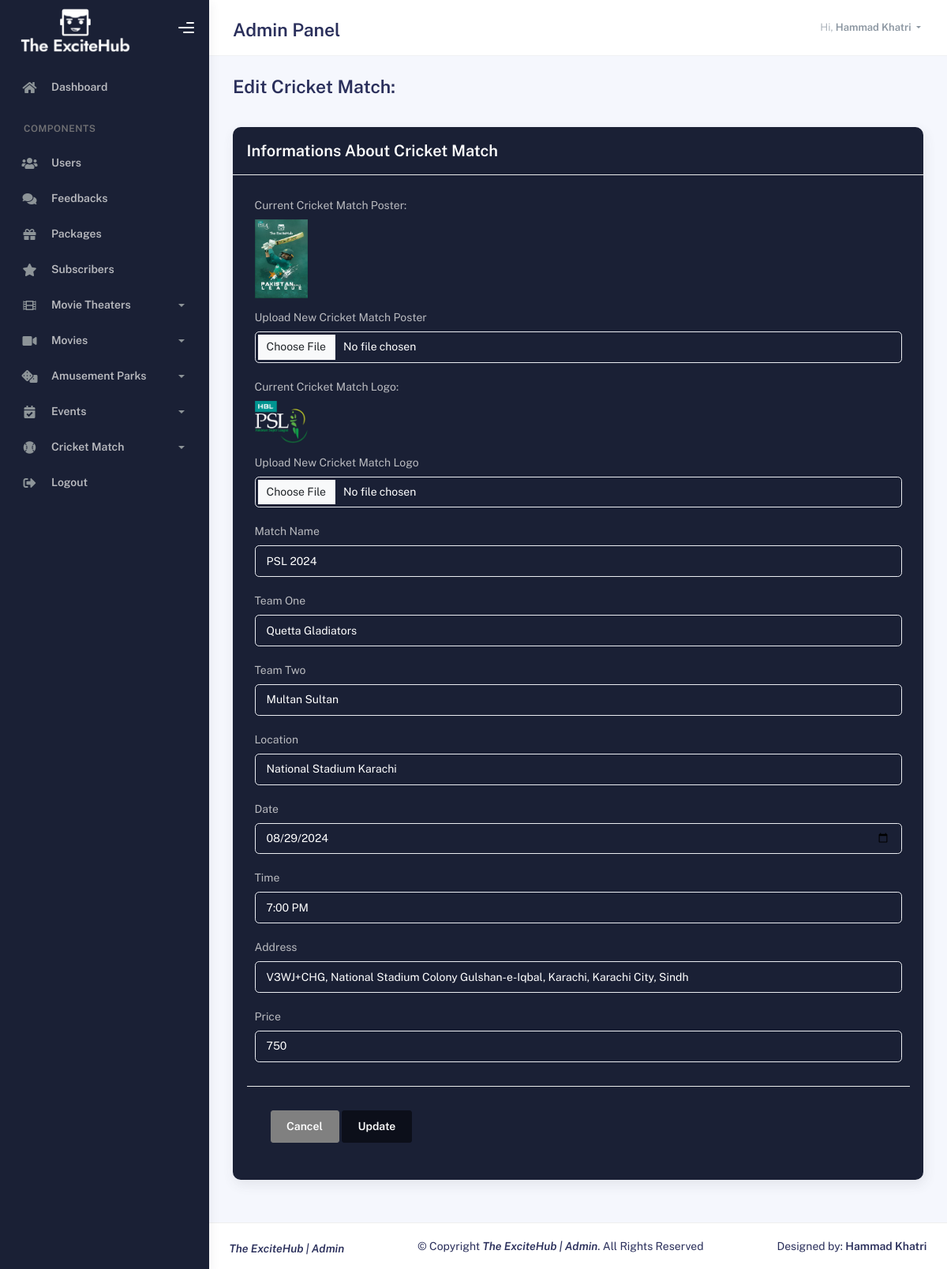
Page /admin/update_cricket.php?id=4 (signed in) on the committed database.
### tables this page shows
CREATE TABLE `cricket` (
  `id` int(11) NOT NULL,
  `poster` varchar(250) NOT NULL,
  `logo` varchar(250) NOT NULL,
  `match_name` varchar(250) NOT NULL,
  `team_one` varchar(250) NOT NULL,
  `team_two` varchar(250) NOT NULL,
  `location` varchar(250) NOT NULL,
  `date` varchar(250) NOT NULL,
  `time` varchar(250) NOT NULL,
  `address` varchar(250) NOT NULL,
  `price` varchar(250) NOT NULL,
  `add_time` datetime NOT NULL DEFAULT current_timestamp()
);

### admin/update_cricket.php (the view, shortened to what this page needs)
<!DOCTYPE html>
<html lang="en">
  <head>
    <link rel="stylesheet" href="assets/css/bootstrap.min.css" />
    <link rel="stylesheet" href="assets/css/plugins.min.css" />
    <link rel="stylesheet" href="assets/css/kaiadmin.min.css" />
    <link rel="stylesheet" href="assets/css/demo.css" />
    <link rel="stylesheet" href="assets/css/style.css" />
  </head>
  <body>
    <div class="wrapper">
      <?php
	    include '_dbconnection.php';
        include "_nav.php";
      ?>
<div class="container">
          <div class="page-inner">
            <div class="page-header">
              <h3 class="fw-bold mb-3">Edit Cricket Match:</h3>
            </div>
            <div class="row">
              <div class="col-md-12">
                <div class="card">
                  <div class="card-header">
                    <div class="card-title">Informations About Cricket Match</div>
                  </div>
                        <?php
                        if(isset($_GET['id'])){
                            $id = $_GET['id'];
                            $sql = "SELECT * FROM `cricket` WHERE `id` = '$id'";
                            $result = mysqli_query($conn, $sql);
                            $row = mysqli_fetch_assoc($result);
                        }
                        ?>
                  <div class="card-body">
                    <form class="row" action="cricket.php?idnew=<?php echo $id; ?>" method="POST" enctype="multipart/form-data">
                      <div class="col-md-6 col-lg-12">
                      <div class="form-group" >
                      <div class="mb-3">
                            <label for="current_image" class="form-label">Current Cricket Match Poster:</label><br>
                            <?php
                            if (!empty($row['poster'])) {
                                echo '<img src="cricket/' . $row['poster'] . '" alt="Current Image" style="max-width: 100px; max-height: 100px;">';
                            } else {
                                echo 'No image uploaded';
                            }
                            ?>
                        </div>
                          <label for="email2">Upload New Cricket Match Poster</label>
                          <input type="file" class="form-control" id="email2" name="poster">
                        </div>
                        <div class="form-group" >
                      <div class="mb-3">
                            <label for="current_image" class="form-label">Current Cricket Match Logo:</label><br>
                            <?php
                            if (!empty($row['logo'])) {
                                echo '<img src="cricket/' . $row['logo'] . '" alt="Current Image" style="max-width: 70px; max-height: 70px;">';
                            } else {
                                echo 'No image uploaded';
                            }
                            ?>
                        </div>
                          <label for="email2">Upload New Cricket Match Logo</label>
                          <input type="file" class="form-control" id="email2" name="logo">
                        </div>
                        <div class="form-group">
                          <label for="email2">Match Name</label>
                          <input type="text" class="form-control" id="email2" placeholder="Enter match name" name="match_name" value="<?php echo $row['match_name']; ?>" required>
                        </div>
                        <div class="form-group">
                          <label for="email2">Team One</label>
                          <input type="text" class="form-control" id="email2" placeholder="Enter team one name" name="team_one" value="<?php echo $row['team_one']; ?>" required>
                        </div>
                        <div class="form-group">
                          <label for="email2">Team Two</label>
                          <input type="text" class="form-control" id="email2" placeholder="Enter team two name" name="team_two" value="<?php echo $row['team_two']; ?>" required>
                        </div>
                        <div class="form-group">
                          <label for="email2">Location</label>
                          <input type="text" class="form-control" id="email2" placeholder="Enter match Location" name="location" value="<?php echo $row['location']; ?>" required>
                        </div>
                        <div class="form-group">
                          <label for="email2">Date</label>
                          <input type="date" class="form-control" id="email2" placeholder="Enter match date" name="date" value="<?php echo $row['date']; ?>" required>
                        </div>
                        <div class="form-group">
                          <label for="email2">Time</label>
                          <input type="text" class="form-control" id="email2" placeholder="Enter match time" name="time" value="<?php echo $row['time']; ?>" required>
                        </div>
                        <div class="form-group">
                          <label for="email2">Address</label>
                          <input type="text" class="form-control" id="email2" placeholder="Enter match address" name="address" value="<?php echo $row['address']; ?>" required>
                        </div>
                        <div class="form-group">
                          <label for="email2">Price</label>
                          <input type="text" class="form-control" id="email2" placeholder="Enter matc ticket Price " name="price" value="<?php echo $row['price']; ?>" required>
                        </div>
                        <div class="card-action">
                        <a href="cricket.php">
                        <button type="button" class="btn btn-secondary" style="background: gray !important; border-color: gray !important;"><b>Cancel</b></button>
                        </a>
                        <button type="submit"class="btn btn-success" name="update_cricket"><b>Update</b></button>
                  </div>
                    </form>
                  </div>
                </div>
              </div>
            </div>
          </div>
        </div>
      </div>
        <?php
        include '_footer.php';
        ?>
    </div>
  </body>
</html>

### admin/assets/css/style.css (style rules this page uses)
.card-title { color: #ffff!important; }
.card { background: #1a2035!important; }
.card-action { margin-top: 20px; }
label { color: #b9babf!important; }
.form-control { background: #1a2035!important; color: #ffff!important; border-width: 1px ; }
.btn-success { background: #0c0f1a!important; border-color: #0c0f1a!important; color: #ffff!important; }

### rows in the picture
cricket: poster (picture), logo (picture), match_name "PSL 2024", team_one "Quetta Gladiators", team_two "Multan Sultan", location "National Stadium Karachi", date "08/29/2024", time "7:00 PM", address "V3WJ+CHG, National Stadium Colony Gulshan-e-Iqbal, Karachi, Karachi City, Sindh", price "750"

### other values in the picture
$_SESSION['username'] "Hammad Khatri"
